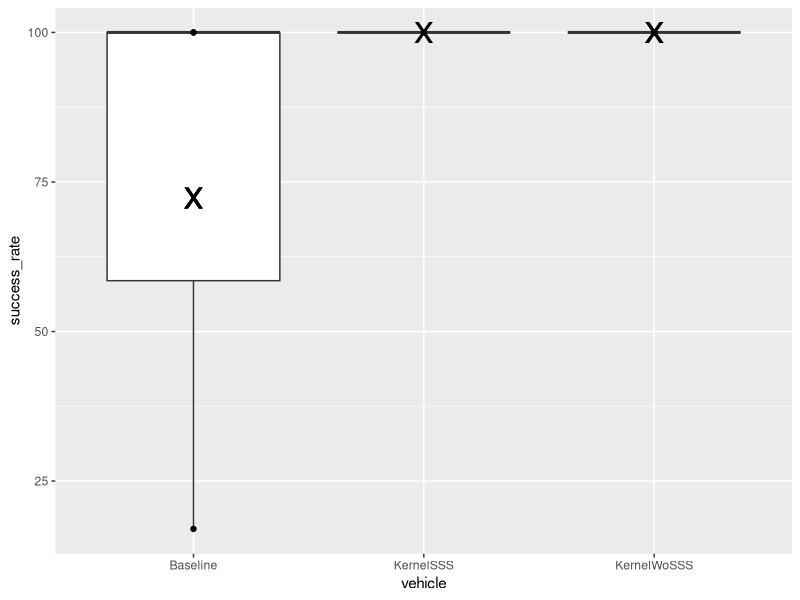
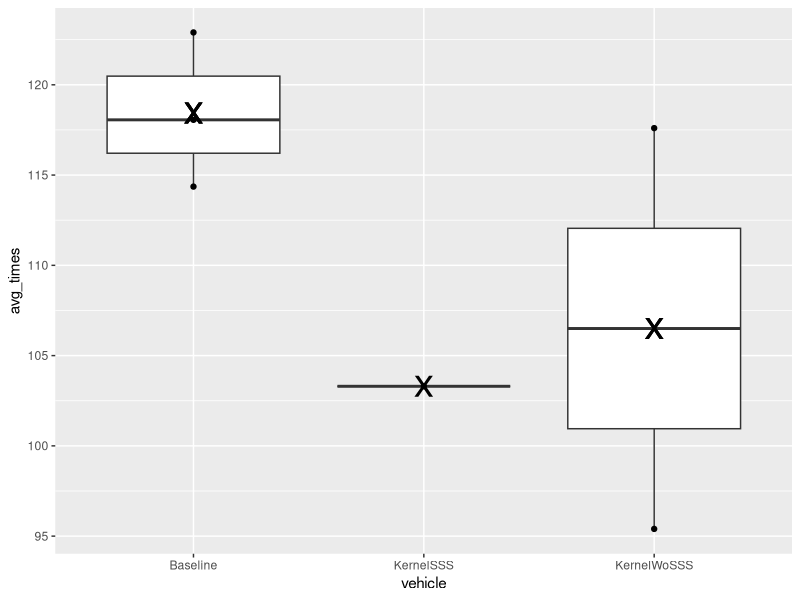

Here is the R script that generated these plots, in order:
## ---- chunk 1
knitr::opts_chunk$set(echo = FALSE)

data = read.csv("DataTable.csv")
library(ggplot2)
library(dplyr)
library(tidyr)
library(knitr)

## ---- chunk 2
kernel_gen = data %>%
  filter(EvalName=="KernelGen")%>%
  select(kernel_mode, map_name, avg_times)%>%
  group_by(map_name)

# tab = table(kernel_gen$map_name, c)

kable(kernel_gen)
## ---- chunk 3
kernel_gen = data %>%
  filter(EvalName=="PerfTable")%>%
  select(vehicle, crashes,  avg_times, success_rate)

kable(kernel_gen)
## ---- chunk 4
repeatability = data %>%
  filter(EvalName=="Repeatability") %>%
  filter(avg_times<1000)%>%
  select(map_name, avg_times, success_rate, vehicle)%>%
  group_by(vehicle)%>%
  mutate(mean_time=mean(success_rate))%>%
  ggplot(aes(x=vehicle, y=success_rate, group=vehicle))+
  geom_boxplot()+
  geom_point()+
  geom_point(aes(y=mean_time), shape='x', size=10)
repeatability
## ---- chunk 5
repeatability = data %>%
  filter(EvalName=="Repeatability") %>%
  filter(avg_times<1000)%>%
  select(map_name, avg_times, success_rate, vehicle)%>%
  group_by(vehicle)%>%
  mutate(mean_time=mean(avg_times))%>%
  ggplot(aes(x=vehicle, y=avg_times, group=vehicle))+
  geom_boxplot()+
  geom_point()+
  geom_point(aes(y=mean_time), shape='x', size=10)
repeatability
